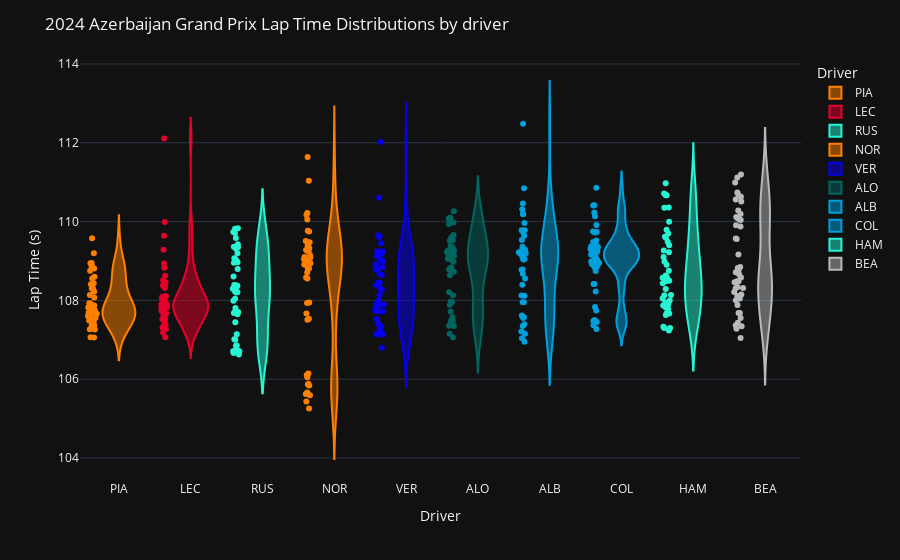

Notebook source saved alongside this figure:
### Markdown cell above
### Drivers

### Code cell
plot_drivers_pace(session)

### Figure 1 — Plotly figure (JSON) as saved in the notebook; plotly's stock layout.template omitted (floating-point values rounded to 4 significant figures; data arrays with more than 128 entries replaced by an {"elided": "..."} marker saying what was removed)
{"data": [{"alignmentgroup": "True", "box": {"visible": false}, "customdata": {"elided": "47x31 mixed values"}, "hovertemplate": "Driver=%{x}<br>LapTime(s)=%{y}<br>index=%{customdata[0]}<br>Time=%{customdata[1]}<br>DriverNumber=%{customdata[2]}<br>LapTime=%{customdata[3]}<br>LapNumber=%{customdata[4]}<br>Stint=%{customdata[5]}<br>PitOutTime=%{customdata[6]}<br>PitInTime=%{customdata[7]}<br>Sector1Time=%{customdata[8]}<br>Sector2Time=%{customdata[9]}<br>Sector3Time=%{customdata[10]}<br>Sector1SessionTime=%{customdata[11]}<br>Sector2SessionTime=%{customdata[12]}<br>Sector3SessionTime=%{customdata[13]}<br>SpeedI1=%{customdata[14]}<br>SpeedI2=%{customdata[15]}<br>SpeedFL=%{customdata[16]}<br>SpeedST=%{customdata[17]}<br>IsPersonalBest=%{customdata[18]}<br>Compound=%{customdata[19]}<br>TyreLife=%{customdata[20]}<br>FreshTyre=%{customdata[21]}<br>Team=%{customdata[22]}<br>LapStartTime=%{customdata[23]}<br>LapStartDate=%{customdata[24]}<br>TrackStatus=%{customdata[25]}<br>Position=%{customdata[26]}<br>Deleted=%{customdata[27]}<br>DeletedReason=%{customdata[28]}<br>FastF1Generated=%{customdata[29]}<br>IsAccurate=%{customdata[30]}<extra></extra>", "legendgroup": "PIA", "marker": {"color": "#ff8000"}, "name": "PIA", "offsetgroup": "PIA", "orientation": "v", "points": "all", "scalegroup": "True", "showlegend": true, "type": "violin", "x": ["PIA", "PIA", "PIA", "PIA", "PIA", "PIA", "PIA", "PIA", "PIA", "PIA", "PIA", "PIA", "PIA", "PIA", "PIA", "PIA", "PIA", "PIA", "PIA", "PIA", "PIA", "PIA", "PIA", "PIA", "PIA", "PIA", "PIA", "PIA", "PIA", "PIA", "PIA", "PIA", "PIA", "PIA", "PIA", "PIA", "PIA", "PIA", "PIA", "PIA", "PIA", "PIA", "PIA", "PIA", "PIA", "PIA", "PIA"], "x0": " ", "xaxis": "x", "y": [108.9, 108.8, 108.4, 108.1, 108.8, 108.8, 108.3, 108.2, 108.6, 108.3, 108.9, 109.2, 109.6, 108.6, 107.8, 107.5, 108.9, 107.9, 107.8, 107.5, 107.1, 107.4, 107.5, 107.4, 107.6, 107.6, 107.7, 107.9, 108.1, 108.4, 107.9, 107.8, 107.9, 107.9, 107.7, 107.8, 107.7, 107.9, 107.7, 107.6, 107.4, 107.7, 107.3, 107.1, 107.5, 107.5, 107.3], "y0": " ", "yaxis": "y"}, {"alignmentgroup": "True", "box": {"visible": false}, "customdata": {"elided": "47x31 mixed values"}, "hovertemplate": "Driver=%{x}<br>LapTime(s)=%{y}<br>index=%{customdata[0]}<br>Time=%{customdata[1]}<br>DriverNumber=%{customdata[2]}<br>LapTime=%{customdata[3]}<br>LapNumber=%{customdata[4]}<br>Stint=%{customdata[5]}<br>PitOutTime=%{customdata[6]}<br>PitInTime=%{customdata[7]}<br>Sector1Time=%{customdata[8]}<br>Sector2Time=%{customdata[9]}<br>Sector3Time=%{customdata[10]}<br>Sector1SessionTime=%{customdata[11]}<br>Sector2SessionTime=%{customdata[12]}<br>Sector3SessionTime=%{customdata[13]}<br>SpeedI1=%{customdata[14]}<br>SpeedI2=%{customdata[15]}<br>SpeedFL=%{customdata[16]}<br>SpeedST=%{customdata[17]}<br>IsPersonalBest=%{customdata[18]}<br>Compound=%{customdata[19]}<br>TyreLife=%{customdata[20]}<br>FreshTyre=%{customdata[21]}<br>Team=%{customdata[22]}<br>LapStartTime=%{customdata[23]}<br>LapStartDate=%{customdata[24]}<br>TrackStatus=%{customdata[25]}<br>Position=%{customdata[26]}<br>Deleted=%{customdata[27]}<br>DeletedReason=%{customdata[28]}<br>FastF1Generated=%{customdata[29]}<br>IsAccurate=%{customdata[30]}<extra></extra>", "legendgroup": "LEC", "marker": {"color": "#e8002d"}, "name": "LEC", "offsetgroup": "LEC", "orientation": "v", "points": "all", "scalegroup": "True", "showlegend": true, "type": "violin", "x": ["LEC", "LEC", "LEC", "LEC", "LEC", "LEC", "LEC", "LEC", "LEC", "LEC", "LEC", "LEC", "LEC", "LEC", "LEC", "LEC", "LEC", "LEC", "LEC", "LEC", "LEC", "LEC", "LEC", "LEC", "LEC", "LEC", "LEC", "LEC", "LEC", "LEC", "LEC", "LEC", "LEC", "LEC", "LEC", "LEC", "LEC", "LEC", "LEC", "LEC", "LEC", "LEC", "LEC", "LEC", "LEC", "LEC", "LEC"], "x0": " ", "xaxis": "x", "y": [112.1, 109.3, 108.4, 108.4, 108.3, 108.1, 108.5, 107.7, 107.8, 108.1, 107.9, 108.1, 108.5, 108.8, 110.0, 108.4, 107.9, 109.6, 107.9, 107.7, 107.5, 107.2, 107.4, 107.3, 107.4, 107.3, 107.9, 107.5, 108.1, 107.8, 108.9, 107.8, 107.6, 108.0, 107.8, 107.5, 107.9, 107.5, 107.9, 108.0, 107.6, 107.1, 107.9, 107.7, 107.9, 108.4, 108.6], "y0": " ", "yaxis": "y"}, {"alignmentgroup": "True", "box": {"visible": false}, "customdata": {"elided": "46x31 mixed values"}, "hovertemplate": "Driver=%{x}<br>LapTime(s)=%{y}<br>index=%{customdata[0]}<br>Time=%{customdata[1]}<br>DriverNumber=%{customdata[2]}<br>LapTime=%{customdata[3]}<br>LapNumber=%{customdata[4]}<br>Stint=%{customdata[5]}<br>PitOutTime=%{customdata[6]}<br>PitInTime=%{customdata[7]}<br>Sector1Time=%{customdata[8]}<br>Sector2Time=%{customdata[9]}<br>Sector3Time=%{customdata[10]}<br>Sector1SessionTime=%{customdata[11]}<br>Sector2SessionTime=%{customdata[12]}<br>Sector3SessionTime=%{customdata[13]}<br>SpeedI1=%{customdata[14]}<br>SpeedI2=%{customdata[15]}<br>SpeedFL=%{customdata[16]}<br>SpeedST=%{customdata[17]}<br>IsPersonalBest=%{customdata[18]}<br>Compound=%{customdata[19]}<br>TyreLife=%{customdata[20]}<br>FreshTyre=%{customdata[21]}<br>Team=%{customdata[22]}<br>LapStartTime=%{customdata[23]}<br>LapStartDate=%{customdata[24]}<br>TrackStatus=%{customdata[25]}<br>Position=%{customdata[26]}<br>Deleted=%{customdata[27]}<br>DeletedReason=%{customdata[28]}<br>FastF1Generated=%{customdata[29]}<br>IsAccurate=%{customdata[30]}<extra></extra>", "legendgroup": "RUS", "marker": {"color": "#27f4d2"}, "name": "RUS", "offsetgroup": "RUS", "orientation": "v", "points": "all", "scalegroup": "True", "showlegend": true, "type": "violin", "x": ["RUS", "RUS", "RUS", "RUS", "RUS", "RUS", "RUS", "RUS", "RUS", "RUS", "RUS", "RUS", "RUS", "RUS", "RUS", "RUS", "RUS", "RUS", "RUS", "RUS", "RUS", "RUS", "RUS", "RUS", "RUS", "RUS", "RUS", "RUS", "RUS", "RUS", "RUS", "RUS", "RUS", "RUS", "RUS", "RUS", "RUS", "RUS", "RUS", "RUS", "RUS", "RUS", "RUS", "RUS", "RUS", "RUS"], "x0": " ", "xaxis": "x", "y": [109.7, 109.4, 109.2, 109.0, 109.6, 109.3, 109.4, 109.4, 109.7, 109.8, 109.8, 109.1, 108.6, 108.0, 108.2, 108.3, 108.4, 108.4, 108.2, 108.3, 108.0, 108.2, 108.3, 108.8, 108.2, 109.0, 109.0, 108.4, 109.1, 107.7, 107.4, 107.7, 107.7, 107.8, 107.6, 107.1, 107, 106.9, 106.8, 106.7, 106.7, 106.6, 106.7, 106.7, 107.0, 106.7], "y0": " ", "yaxis": "y"}, {"alignmentgroup": "True", "box": {"visible": false}, "customdata": {"elided": "47x31 mixed values"}, "hovertemplate": "Driver=%{x}<br>LapTime(s)=%{y}<br>index=%{customdata[0]}<br>Time=%{customdata[1]}<br>DriverNumber=%{customdata[2]}<br>LapTime=%{customdata[3]}<br>LapNumber=%{customdata[4]}<br>Stint=%{customdata[5]}<br>PitOutTime=%{customdata[6]}<br>PitInTime=%{customdata[7]}<br>Sector1Time=%{customdata[8]}<br>Sector2Time=%{customdata[9]}<br>Sector3Time=%{customdata[10]}<br>Sector1SessionTime=%{customdata[11]}<br>Sector2SessionTime=%{customdata[12]}<br>Sector3SessionTime=%{customdata[13]}<br>SpeedI1=%{customdata[14]}<br>SpeedI2=%{customdata[15]}<br>SpeedFL=%{customdata[16]}<br>SpeedST=%{customdata[17]}<br>IsPersonalBest=%{customdata[18]}<br>Compound=%{customdata[19]}<br>TyreLife=%{customdata[20]}<br>FreshTyre=%{customdata[21]}<br>Team=%{customdata[22]}<br>LapStartTime=%{customdata[23]}<br>LapStartDate=%{customdata[24]}<br>TrackStatus=%{customdata[25]}<br>Position=%{customdata[26]}<br>Deleted=%{customdata[27]}<br>DeletedReason=%{customdata[28]}<br>FastF1Generated=%{customdata[29]}<br>IsAccurate=%{customdata[30]}<extra></extra>", "legendgroup": "NOR", "marker": {"color": "#ff8000"}, "name": "NOR", "offsetgroup": "NOR", "orientation": "v", "points": "all", "scalegroup": "True", "showlegend": true, "type": "violin", "x": ["NOR", "NOR", "NOR", "NOR", "NOR", "NOR", "NOR", "NOR", "NOR", "NOR", "NOR", "NOR", "NOR", "NOR", "NOR", "NOR", "NOR", "NOR", "NOR", "NOR", "NOR", "NOR", "NOR", "NOR", "NOR", "NOR", "NOR", "NOR", "NOR", "NOR", "NOR", "NOR", "NOR", "NOR", "NOR", "NOR", "NOR", "NOR", "NOR", "NOR", "NOR", "NOR", "NOR", "NOR", "NOR", "NOR", "NOR"], "x0": " ", "xaxis": "x", "y": [111.6, 110.2, 109.8, 109.4, 109.5, 109.1, 109.3, 108.8, 109.0, 108.6, 108.9, 109.0, 108.9, 110.2, 109.3, 108.7, 109.2, 109.1, 109.5, 108.9, 108.9, 109.7, 110.1, 108.6, 108.9, 109.1, 109.0, 109.3, 108.9, 108.8, 107.9, 107.9, 107.5, 107.7, 107.5, 111.0, 105.7, 105.8, 106.1, 105.3, 105.4, 105.6, 105.9, 105.9, 106.1, 106.1, 105.6], "y0": " ", "yaxis": "y"}, {"alignmentgroup": "True", "box": {"visible": false}, "customdata": {"elided": "46x31 mixed values"}, "hovertemplate": "Driver=%{x}<br>LapTime(s)=%{y}<br>index=%{customdata[0]}<br>Time=%{customdata[1]}<br>DriverNumber=%{customdata[2]}<br>LapTime=%{customdata[3]}<br>LapNumber=%{customdata[4]}<br>Stint=%{customdata[5]}<br>PitOutTime=%{customdata[6]}<br>PitInTime=%{customdata[7]}<br>Sector1Time=%{customdata[8]}<br>Sector2Time=%{customdata[9]}<br>Sector3Time=%{customdata[10]}<br>Sector1SessionTime=%{customdata[11]}<br>Sector2SessionTime=%{customdata[12]}<br>Sector3SessionTime=%{customdata[13]}<br>SpeedI1=%{customdata[14]}<br>SpeedI2=%{customdata[15]}<br>SpeedFL=%{customdata[16]}<br>SpeedST=%{customdata[17]}<br>IsPersonalBest=%{customdata[18]}<br>Compound=%{customdata[19]}<br>TyreLife=%{customdata[20]}<br>FreshTyre=%{customdata[21]}<br>Team=%{customdata[22]}<br>LapStartTime=%{customdata[23]}<br>LapStartDate=%{customdata[24]}<br>TrackStatus=%{customdata[25]}<br>Position=%{customdata[26]}<br>Deleted=%{customdata[27]}<br>DeletedReason=%{customdata[28]}<br>FastF1Generated=%{customdata[29]}<br>IsAccurate=%{customdata[30]}<extra></extra>", "legendgroup": "VER", "marker": {"color": "#0600ef"}, "name": "VER", "offsetgroup": "VER", "orientation": "v", "points": "all", "scalegroup": "True", "showlegend": true, "type": "violin", "x": ["VER", "VER", "VER", "VER", "VER", "VER", "VER", "VER", "VER", "VER", "VER", "VER", "VER", "VER", "VER", "VER", "VER", "VER", "VER", "VER", "VER", "VER", "VER", "VER", "VER", "VER", "VER", "VER", "VER", "VER", "VER", "VER", "VER", "VER", "VER", "VER", "VER", "VER", "VER", "VER", "VER", "VER", "VER", "VER", "VER", "VER"], "x0": " ", "xaxis": "x", "y": [109.6, 109.1, 109.6, 109.2, 108.8, 108.8, 108.6, 108.4, 109.4, 109.6, 108.3, 107.8, 108.1, 107.7, 108.5, 107.9, 107.9, 107.9, 108.7, 108.9, 110.6, 108.4, 109.0, 109.1, 109.2, 109.2, 109.0, 108.8, 108.4, 108.3, 109.2, 108.0, 107.7, 107.4, 107.3, 107.3, 107.1, 107.5, 106.8, 107.1, 107.1, 107.2, 107.1, 107.7, 107.7, 112.0], "y0": " ", "yaxis": "y"}, {"alignmentgroup": "True", "box": {"visible": false}, "customdata": {"elided": "46x31 mixed values"}, "hovertemplate": "Driver=%{x}<br>LapTime(s)=%{y}<br>index=%{customdata[0]}<br>Time=%{customdata[1]}<br>DriverNumber=%{customdata[2]}<br>LapTime=%{customdata[3]}<br>LapNumber=%{customdata[4]}<br>Stint=%{customdata[5]}<br>PitOutTime=%{customdata[6]}<br>PitInTime=%{customdata[7]}<br>Sector1Time=%{customdata[8]}<br>Sector2Time=%{customdata[9]}<br>Sector3Time=%{customdata[10]}<br>Sector1SessionTime=%{customdata[11]}<br>Sector2SessionTime=%{customdata[12]}<br>Sector3SessionTime=%{customdata[13]}<br>SpeedI1=%{customdata[14]}<br>SpeedI2=%{customdata[15]}<br>SpeedFL=%{customdata[16]}<br>SpeedST=%{customdata[17]}<br>IsPersonalBest=%{customdata[18]}<br>Compound=%{customdata[19]}<br>TyreLife=%{customdata[20]}<br>FreshTyre=%{customdata[21]}<br>Team=%{customdata[22]}<br>LapStartTime=%{customdata[23]}<br>LapStartDate=%{customdata[24]}<br>TrackStatus=%{customdata[25]}<br>Position=%{customdata[26]}<br>Deleted=%{customdata[27]}<br>DeletedReason=%{customdata[28]}<br>FastF1Generated=%{customdata[29]}<br>IsAccurate=%{customdata[30]}<extra></extra>", "legendgroup": "ALO", "marker": {"color": "#00665f"}, "name": "ALO", "offsetgroup": "ALO", "orientation": "v", "points": "all", "scalegroup": "True", "showlegend": true, "type": "violin", "x": ["ALO", "ALO", "ALO", "ALO", "ALO", "ALO", "ALO", "ALO", "ALO", "ALO", "ALO", "ALO", "ALO", "ALO", "ALO", "ALO", "ALO", "ALO", "ALO", "ALO", "ALO", "ALO", "ALO", "ALO", "ALO", "ALO", "ALO", "ALO", "ALO", "ALO", "ALO", "ALO", "ALO", "ALO", "ALO", "ALO", "ALO", "ALO", "ALO", "ALO", "ALO", "ALO", "ALO", "ALO", "ALO", "ALO"], "x0": " ", "xaxis": "x", "y": [110.1, 110.3, 110.0, 110.1, 109.9, 109.7, 109.1, 109.1, 109.4, 109.3, 109.2, 110.0, 108.8, 109.1, 109.5, 109.2, 109.4, 109.2, 109.0, 109.1, 108.8, 109.0, 109.2, 108.7, 108.6, 108.8, 109.6, 109.0, 110.1, 108.8, 109.3, 109.5, 108.2, 107.9, 108.1, 108.0, 107.7, 108.0, 107.4, 107.5, 107.5, 107.5, 107.6, 107.4, 107.1, 107.2], "y0": " ", "yaxis": "y"}, {"alignmentgroup": "True", "box": {"visible": false}, "customdata": {"elided": "47x31 mixed values"}, "hovertemplate": "Driver=%{x}<br>LapTime(s)=%{y}<br>index=%{customdata[0]}<br>Time=%{customdata[1]}<br>DriverNumber=%{customdata[2]}<br>LapTime=%{customdata[3]}<br>LapNumber=%{customdata[4]}<br>Stint=%{customdata[5]}<br>PitOutTime=%{customdata[6]}<br>PitInTime=%{customdata[7]}<br>Sector1Time=%{customdata[8]}<br>Sector2Time=%{customdata[9]}<br>Sector3Time=%{customdata[10]}<br>Sector1SessionTime=%{customdata[11]}<br>Sector2SessionTime=%{customdata[12]}<br>Sector3SessionTime=%{customdata[13]}<br>SpeedI1=%{customdata[14]}<br>SpeedI2=%{customdata[15]}<br>SpeedFL=%{customdata[16]}<br>SpeedST=%{customdata[17]}<br>IsPersonalBest=%{customdata[18]}<br>Compound=%{customdata[19]}<br>TyreLife=%{customdata[20]}<br>FreshTyre=%{customdata[21]}<br>Team=%{customdata[22]}<br>LapStartTime=%{customdata[23]}<br>LapStartDate=%{customdata[24]}<br>TrackStatus=%{customdata[25]}<br>Position=%{customdata[26]}<br>Deleted=%{customdata[27]}<br>DeletedReason=%{customdata[28]}<br>FastF1Generated=%{customdata[29]}<br>IsAccurate=%{customdata[30]}<extra></extra>", "legendgroup": "ALB", "marker": {"color": "#00a0dd"}, "name": "ALB", "offsetgroup": "ALB", "orientation": "v", "points": "all", "scalegroup": "True", "showlegend": true, "type": "violin", "x": ["ALB", "ALB", "ALB", "ALB", "ALB", "ALB", "ALB", "ALB", "ALB", "ALB", "ALB", "ALB", "ALB", "ALB", "ALB", "ALB", "ALB", "ALB", "ALB", "ALB", "ALB", "ALB", "ALB", "ALB", "ALB", "ALB", "ALB", "ALB", "ALB", "ALB", "ALB", "ALB", "ALB", "ALB", "ALB", "ALB", "ALB", "ALB", "ALB", "ALB", "ALB", "ALB", "ALB", "ALB", "ALB", "ALB", "ALB"], "x0": " ", "xaxis": "x", "y": [110.8, 110.5, 110.2, 109.8, 109.6, 109.5, 109.2, 109.4, 109.3, 109.2, 109.2, 109.0, 108.8, 108.8, 108.7, 110.3, 110.0, 109.8, 109.3, 109.2, 109.2, 109.2, 110.2, 109.2, 109.2, 109.1, 109.1, 109.2, 109.0, 112.5, 107.6, 108.6, 109.7, 108.0, 108.4, 108.1, 108.1, 107.6, 108.0, 107.2, 106.9, 107.0, 107.4, 107.6, 107.6, 107.2, 107.3], "y0": " ", "yaxis": "y"}, {"alignmentgroup": "True", "box": {"visible": false}, "customdata": {"elided": "46x31 mixed values"}, "hovertemplate": "Driver=%{x}<br>LapTime(s)=%{y}<br>index=%{customdata[0]}<br>Time=%{customdata[1]}<br>DriverNumber=%{customdata[2]}<br>LapTime=%{customdata[3]}<br>LapNumber=%{customdata[4]}<br>Stint=%{customdata[5]}<br>PitOutTime=%{customdata[6]}<br>PitInTime=%{customdata[7]}<br>Sector1Time=%{customdata[8]}<br>Sector2Time=%{customdata[9]}<br>Sector3Time=%{customdata[10]}<br>Sector1SessionTime=%{customdata[11]}<br>Sector2SessionTime=%{customdata[12]}<br>Sector3SessionTime=%{customdata[13]}<br>SpeedI1=%{customdata[14]}<br>SpeedI2=%{customdata[15]}<br>SpeedFL=%{customdata[16]}<br>SpeedST=%{customdata[17]}<br>IsPersonalBest=%{customdata[18]}<br>Compound=%{customdata[19]}<br>TyreLife=%{customdata[20]}<br>FreshTyre=%{customdata[21]}<br>Team=%{customdata[22]}<br>LapStartTime=%{customdata[23]}<br>LapStartDate=%{customdata[24]}<br>TrackStatus=%{customdata[25]}<br>Position=%{customdata[26]}<br>Deleted=%{customdata[27]}<br>DeletedReason=%{customdata[28]}<br>FastF1Generated=%{customdata[29]}<br>IsAccurate=%{customdata[30]}<extra></extra>", "legendgroup": "COL", "marker": {"color": "#00a0dd"}, "name": "COL", "offsetgroup": "COL", "orientation": "v", "points": "all", "scalegroup": "True", "showlegend": true, "type": "violin", "x": ["COL", "COL", "COL", "COL", "COL", "COL", "COL", "COL", "COL", "COL", "COL", "COL", "COL", "COL", "COL", "COL", "COL", "COL", "COL", "COL", "COL", "COL", "COL", "COL", "COL", "COL", "COL", "COL", "COL", "COL", "COL", "COL", "COL", "COL", "COL", "COL", "COL", "COL", "COL", "COL", "COL", "COL", "COL", "COL", "COL", "COL"], "x0": " ", "xaxis": "x", "y": [110.4, 110.4, 109.9, 110.1, 109.7, 109.5, 109.3, 109.4, 109.2, 109.4, 109.4, 109.3, 109.7, 109.2, 109.3, 109.1, 109.0, 109.2, 108.9, 109.0, 108.7, 108.9, 109.1, 109.0, 109.3, 108.9, 109.0, 109.0, 108.8, 109.4, 109.2, 109.7, 110.9, 110.2, 109.5, 109.0, 108.4, 108.4, 107.8, 107.5, 107.3, 107.5, 107.5, 107.7, 107.4, 108.2], "y0": " ", "yaxis": "y"}, {"alignmentgroup": "True", "box": {"visible": false}, "customdata": {"elided": "45x31 mixed values"}, "hovertemplate": "Driver=%{x}<br>LapTime(s)=%{y}<br>index=%{customdata[0]}<br>Time=%{customdata[1]}<br>DriverNumber=%{customdata[2]}<br>LapTime=%{customdata[3]}<br>LapNumber=%{customdata[4]}<br>Stint=%{customdata[5]}<br>PitOutTime=%{customdata[6]}<br>PitInTime=%{customdata[7]}<br>Sector1Time=%{customdata[8]}<br>Sector2Time=%{customdata[9]}<br>Sector3Time=%{customdata[10]}<br>Sector1SessionTime=%{customdata[11]}<br>Sector2SessionTime=%{customdata[12]}<br>Sector3SessionTime=%{customdata[13]}<br>SpeedI1=%{customdata[14]}<br>SpeedI2=%{customdata[15]}<br>SpeedFL=%{customdata[16]}<br>SpeedST=%{customdata[17]}<br>IsPersonalBest=%{customdata[18]}<br>Compound=%{customdata[19]}<br>TyreLife=%{customdata[20]}<br>FreshTyre=%{customdata[21]}<br>Team=%{customdata[22]}<br>LapStartTime=%{customdata[23]}<br>LapStartDate=%{customdata[24]}<br>TrackStatus=%{customdata[25]}<br>Position=%{customdata[26]}<br>Deleted=%{customdata[27]}<br>DeletedReason=%{customdata[28]}<br>FastF1Generated=%{customdata[29]}<br>IsAccurate=%{customdata[30]}<extra></extra>", "legendgroup": "HAM", "marker": {"color": "#27f4d2"}, "name": "HAM", "offsetgroup": "HAM", "orientation": "v", "points": "all", "scalegroup": "True", "showlegend": true, "type": "violin", "x": ["HAM", "HAM", "HAM", "HAM", "HAM", "HAM", "HAM", "HAM", "HAM", "HAM", "HAM", "HAM", "HAM", "HAM", "HAM", "HAM", "HAM", "HAM", "HAM", "HAM", "HAM", "HAM", "HAM", "HAM", "HAM", "HAM", "HAM", "HAM", "HAM", "HAM", "HAM", "HAM", "HAM", "HAM", "HAM", "HAM", "HAM", "HAM", "HAM", "HAM", "HAM", "HAM", "HAM", "HAM", "HAM"], "x0": " ", "xaxis": "x", "y": [111.0, 110.4, 110.4, 109.8, 109.4, 109.6, 109.7, 110.0, 110.7, 109.0, 108.8, 108.5, 109.5, 108.6, 108.6, 108.5, 109.6, 110.7, 108.6, 108.4, 108.3, 107.8, 107.9, 108.0, 107.8, 108.5, 108.1, 107.9, 107.3, 109.1, 108.0, 108.9, 110.7, 109.2, 109.3, 108.6, 108.5, 107.3, 107.7, 108.1, 107.6, 107.7, 107.3, 107.2, 107.9], "y0": " ", "yaxis": "y"}, {"alignmentgroup": "True", "box": {"visible": false}, "customdata": {"elided": "46x31 mixed values"}, "hovertemplate": "Driver=%{x}<br>LapTime(s)=%{y}<br>index=%{customdata[0]}<br>Time=%{customdata[1]}<br>DriverNumber=%{customdata[2]}<br>LapTime=%{customdata[3]}<br>LapNumber=%{customdata[4]}<br>Stint=%{customdata[5]}<br>PitOutTime=%{customdata[6]}<br>PitInTime=%{customdata[7]}<br>Sector1Time=%{customdata[8]}<br>Sector2Time=%{customdata[9]}<br>Sector3Time=%{customdata[10]}<br>Sector1SessionTime=%{customdata[11]}<br>Sector2SessionTime=%{customdata[12]}<br>Sector3SessionTime=%{customdata[13]}<br>SpeedI1=%{customdata[14]}<br>SpeedI2=%{customdata[15]}<br>SpeedFL=%{customdata[16]}<br>SpeedST=%{customdata[17]}<br>IsPersonalBest=%{customdata[18]}<br>Compound=%{customdata[19]}<br>TyreLife=%{customdata[20]}<br>FreshTyre=%{customdata[21]}<br>Team=%{customdata[22]}<br>LapStartTime=%{customdata[23]}<br>LapStartDate=%{customdata[24]}<br>TrackStatus=%{customdata[25]}<br>Position=%{customdata[26]}<br>Deleted=%{customdata[27]}<br>DeletedReason=%{customdata[28]}<br>FastF1Generated=%{customdata[29]}<br>IsAccurate=%{customdata[30]}<extra></extra>", "legendgroup": "BEA", "marker": {"color": "#b6babd"}, "name": "BEA", "offsetgroup": "BEA", "orientation": "v", "points": "all", "scalegroup": "True", "showlegend": true, "type": "violin", "x": ["BEA", "BEA", "BEA", "BEA", "BEA", "BEA", "BEA", "BEA", "BEA", "BEA", "BEA", "BEA", "BEA", "BEA", "BEA", "BEA", "BEA", "BEA", "BEA", "BEA", "BEA", "BEA", "BEA", "BEA", "BEA", "BEA", "BEA", "BEA", "BEA", "BEA", "BEA", "BEA", "BEA", "BEA", "BEA", "BEA", "BEA", "BEA", "BEA", "BEA", "BEA", "BEA", "BEA", "BEA", "BEA", "BEA"], "x0": " ", "xaxis": "x", "y": [110.7, 110.7, 110.3, 110.5, 111.0, 110.1, 111.2, 109.9, 111.1, 110.1, 110.1, 110.2, 110.0, 109.6, 108.7, 108.5, 108.8, 108.5, 109.9, 108.5, 108.2, 108.1, 108.3, 108.0, 108.3, 108.7, 108.0, 107.6, 108.1, 108.6, 108.3, 108.7, 108.8, 110.6, 109.6, 108.8, 109.2, 110.6, 107.9, 107.7, 107.3, 107.7, 107.3, 107.0, 107.4, 107.4], "y0": " ", "yaxis": "y"}], "layout": {"legend": {"title": {"text": "Driver"}, "tracegroupgap": 0}, "margin": {"t": 60}, "showlegend": true, "title": {"text": "2024 Azerbaijan Grand Prix Lap Time Distributions by driver"}, "violinmode": "overlay", "xaxis": {"anchor": "y", "categoryarray": ["PIA", "LEC", "RUS", "NOR", "VER", "ALO", "ALB", "COL", "HAM", "BEA"], "categoryorder": "array", "domain": [0, 1], "title": {"text": "Driver"}}, "yaxis": {"anchor": "x", "domain": [0, 1], "title": {"text": "Lap Time (s)"}}}}
